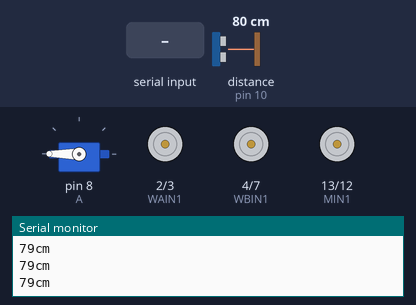
This sketch was run on a simulated Arduino Uno, built with avr-gcc and run on an emulated ATmega328P. Parts: servo, motor-driver pin pairs drawn as motors (green arrow = first pin HIGH = forward, orange = second pin HIGH = backward, longer = more drive, scaled by the enable pin), the last lines printed to the serial monitor. Wiring (inferred from the names in the program): ultrasonic range finder: trigger pin 9; echo pin 10. The test bench sets the inputs (shaded band); at power-on: distance to the obstacle (sensor on pin 10) 80 cm. The echo pulse lasts 58.3 µs per cm.

Above: at 1.2 s.
1.3 s: distance to the obstacle (sensor on pin 10) set to 8 cm
2.8 s: distance to the obstacle (sensor on pin 10) set to 5 cm
At 3.7 s:
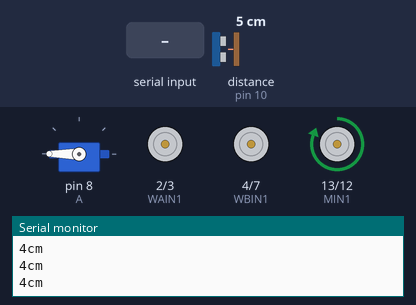
4.5 s: "3" received over Serial
At 5.1 s:
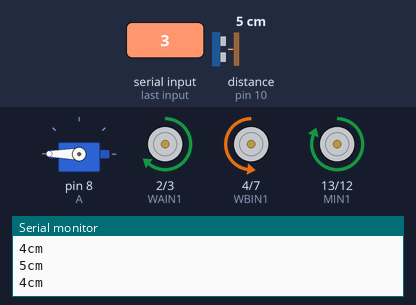
6.0 s: "1" received over Serial
At 6.5 s:
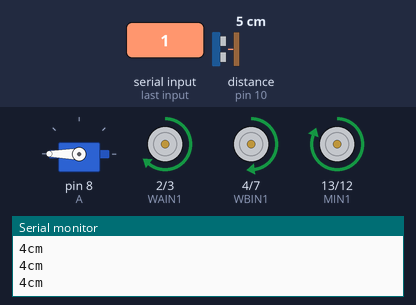
7.5 s: "2" received over Serial
At 7.8 s:
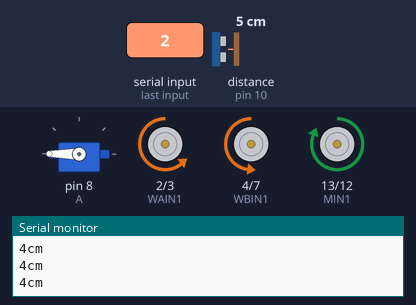
9.0 s: "4" received over Serial
At 10.4 s:
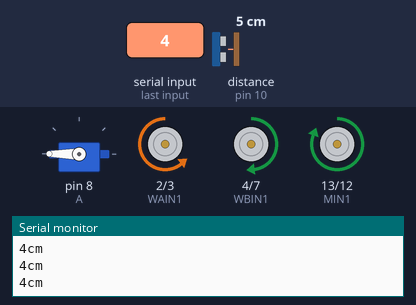
Timing chart, 0 to 11.5 s (numbered marks = the images above; inputs shaded):
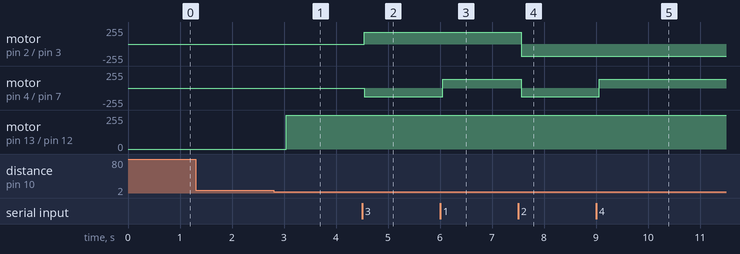

The sketch:

Car_Control_BLE.ino
```cpp
# include <Servo.h>

// 車輪 (W)
const int WAIN1 = 2;  //pin assign of Arduino to motor_Driver
const int WAIN2 = 3;
const int WAPWM = 5;
const int WBIN1 = 4;
const int WBIN2 = 7;
const int WBPWM = 6;

// 吸引機構（M）
const int MIN1 = 13;
const int MIN2 = 12;
//const int MPWM = 11;

// 距離センサ
int trigPin = 9;  // Trigger
int echoPin = 10;  // Echo

// サーボモータ
Servo A;

// 時間計測
unsigned long starttime, nowtime;

//　吸引機構の時間制御
int time;
int flag = 0;

// 距離計測
long duration, cm, inches;

void setup() {
  // put your setup code here, to run once:
  pinMode(WAIN1, OUTPUT);
  pinMode(WAIN2, OUTPUT);
  pinMode(WAPWM, OUTPUT);
  pinMode(WBIN1, OUTPUT);
  pinMode(WBIN2, OUTPUT);
  pinMode(WBPWM, OUTPUT);
  pinMode(MIN1, OUTPUT);
  pinMode(MIN2, OUTPUT);
//  pinMode(MPWM, OUTPUT);
//  pinMode(MSTBY, OUTPUT);
  Serial.begin(9600);  //Com speed
//  digitalWrite(MSTBY, HIGH);
  analogWrite(WAPWM, 180);  //control speed of A-side of motor (max 255)
  analogWrite(WBPWM, 130);   //control speed of B-side of motor (max 255)
//  analogWrite(MPWM, 255);  //control speed of B-side of motor (max 255)

  pinMode(trigPin, OUTPUT);
  pinMode(echoPin, INPUT);

  A.attach(8);
  A.write(180);
}


void loop() {
  // The sensor is triggered by a HIGH pulse of 10 or more microseconds.
  // Give a short LOW pulse beforehand to ensure a clean HIGH pulse:
  digitalWrite(trigPin, LOW);
  delayMicroseconds(5);
  digitalWrite(trigPin, HIGH);
  delayMicroseconds(10);
  digitalWrite(trigPin, LOW);

  // Read the signal from the sensor: a HIGH pulse whose
  // duration is the time (in microseconds) from the sending
  // of the ping to the reception of its echo off of an object.
  pinMode(echoPin, INPUT);
  duration = pulseIn(echoPin, HIGH);

  // Convert the time into a distance
  cm = (duration / 2) / 29.1;  // Divide by 29.1 or multiply by 0.0343

  Serial.print(cm);
  Serial.print("cm");
  Serial.println();

  int key_s = 0;
  // cmが6cm以内の時フラグを立てる
  if (flag == 0) {
    if (cm <= 5) {
      key_s = 1;
      flag = 1;
      starttime = millis();
    }
  } else {
    key_s = 1;
    nowtime = millis();
    int diff = nowtime - starttime;
    if (diff > 10000) {
      flag = 0;
    }
  }

  switch (key_s) {
    case 0:  //Stop
      digitalWrite(MIN1, LOW);
      digitalWrite(MIN2, LOW);
      break;
    case 1:  //
      digitalWrite(MIN1, HIGH);
      digitalWrite(MIN2, LOW);
      break;
  }

  // put your main code here, to run repeatedly:
  if (Serial.available() > 0) {  //Recieve control-commands from COM port
    char key_w = Serial.read();
    switch (key_w) {
      case '0':  //Stop
        digitalWrite(WAIN1, LOW);
        digitalWrite(WBIN1, LOW);
        digitalWrite(WAIN2, LOW);
        digitalWrite(WBIN2, LOW);
        break;
      case '1':  //Forward
        digitalWrite(WAIN1, HIGH);
        digitalWrite(WBIN1, HIGH);
        digitalWrite(WAIN2, LOW);
        digitalWrite(WBIN2, LOW);
        break;
      case '2':  //Back
        digitalWrite(WAIN1, LOW);
        digitalWrite(WBIN1, LOW);
        digitalWrite(WAIN2, HIGH);
        digitalWrite(WBIN2, HIGH);
        break;
      case '3':  //Turn1
        digitalWrite(WAIN1, HIGH);
        digitalWrite(WBIN1, LOW);
        digitalWrite(WAIN2, LOW);
        digitalWrite(WBIN2, HIGH);
        break;
      case '4':  //Turn2
        digitalWrite(WAIN1, LOW);
        digitalWrite(WBIN1, HIGH);
        digitalWrite(WAIN2, HIGH);
        digitalWrite(WBIN2, LOW);
        break;
      case '5':  //Servo
        digitalWrite(WAIN1, LOW);
        digitalWrite(WBIN1, LOW);
        digitalWrite(WAIN2, LOW);
        digitalWrite(WBIN2, LOW);
        digitalWrite(MIN1, LOW);
        digitalWrite(MIN2, HIGH);
        A.write(55);
        delay(7000);
        A.write(180);
        break;
    }
  }
  delay(250);
}
```

Measured:
- the behaviour switches between 7 and 6 cm on distance to the obstacle (sensor on pin 10) (found by bisection; images 0 and 1)
- after the input at 2.8 s, motor on pin 13 (MIN1) / pin 12 (MIN2): stopped → forward 255/255 after 0.24 s
- after the input at 4.5 s, motor on pin 2 (WAIN1) / pin 3 (WAIN2): stopped → forward 180/255 after 0.05 s; motor on pin 4 (WBIN1) / pin 7 (WBIN2): stopped → backward 130/255 after 0.05 s
- after the input at 6.0 s, motor on pin 4 (WBIN1) / pin 7 (WBIN2): backward 130/255 → forward 130/255 after 0.05 s
- after the input at 7.5 s, motor on pin 2 (WAIN1) / pin 3 (WAIN2): forward 180/255 → backward 180/255 after 0.06 s; motor on pin 4 (WBIN1) / pin 7 (WBIN2): forward 130/255 → backward 130/255 after 0.06 s
- after the input at 9.0 s, motor on pin 4 (WBIN1) / pin 7 (WBIN2): backward 130/255 → forward 130/255 after 0.06 s
